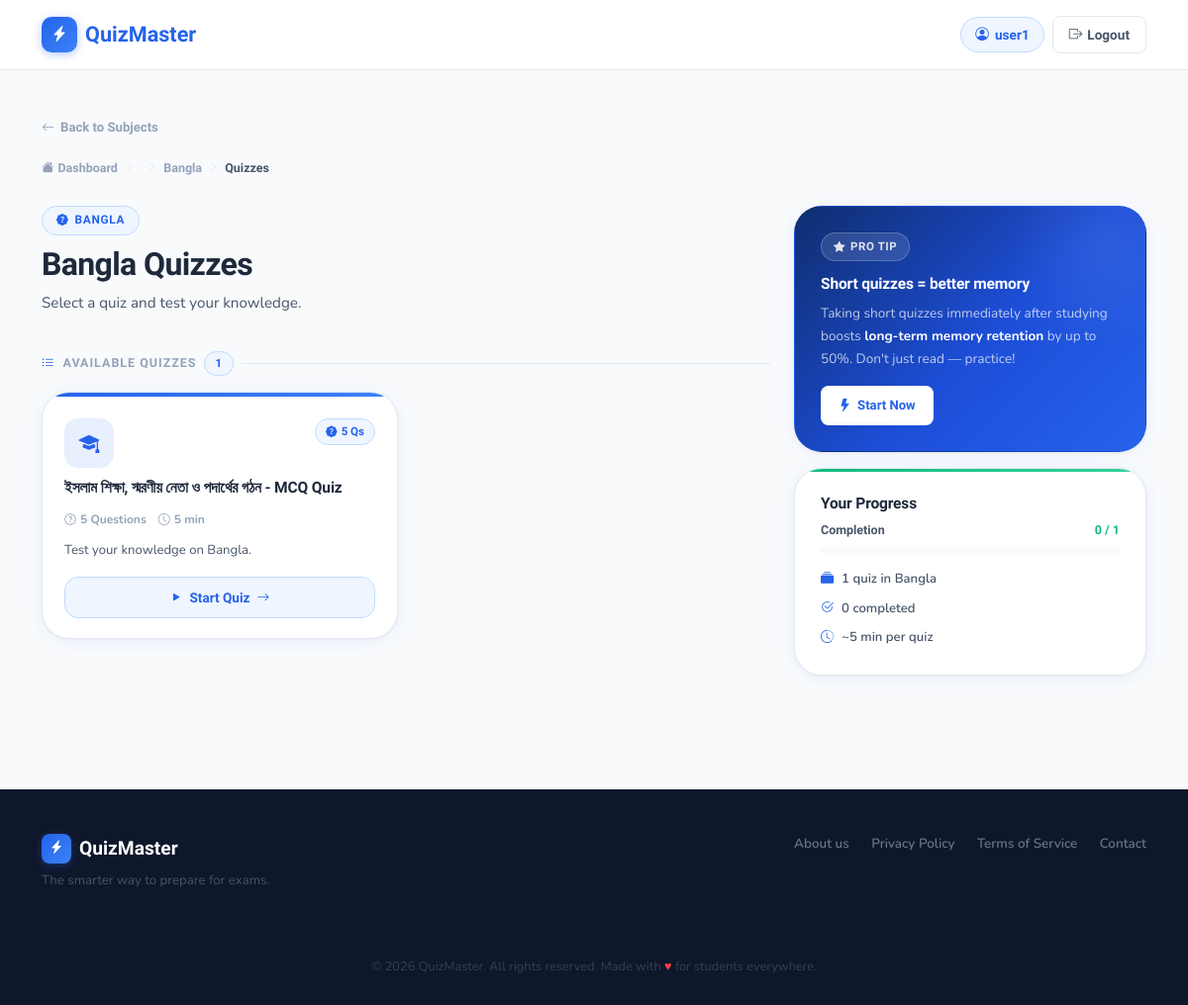
The page /subject/2/ (signed in) on the database its author committed.
### quiz/models.py (models this page shows, shortened)
class Subject(models.Model):
    name = models.CharField(max_length=100)
    class_name = models.ForeignKey(Class, on_delete=models.CASCADE)

class Quiz(models.Model):
    subject = models.ForeignKey(Subject, on_delete=models.CASCADE)
    title = models.CharField(max_length=200)
    questions_json = models.JSONField()
    created_at = models.DateTimeField(auto_now_add=True)

### quiz/views.py (the view)
# urls.py: path("subject/<int:subject_id>/", views.quizzes, name="quizzes"),
@login_required
def quizzes(request, subject_id):
    subject = get_object_or_404(Subject, id=subject_id)
    quizzes = Quiz.objects.filter(subject=subject)
    for quiz in quizzes:
        try:
            data = quiz.questions_json
            quiz.question_count = len(data.get("questions", []))
            quiz.duration_minutes = data.get("duration_minutes", 5)
        except Exception as e:
            print("JSON ERROR:", e)
            quiz.question_count = 0
            quiz.duration_minutes = 5
    return render(request, "quiz/quizzes.html", {
        "subject": subject,
        "quizzes": quizzes
    })

### quiz/templates/quiz/quizzes.html (shortened to what this page needs)
{% extends "quiz/base.html" %}
{% load static %}
{% block content %}
<section class="page-section">
  <div class="container">
    <a href="/class/{{ class.id }}/" class="back-link">
      <i class="bi bi-arrow-left"></i>Back to Subjects
    </a>
    <nav class="qm-breadcrumb" aria-label="breadcrumb">
      <a href="{% url 'dashboard' %}"><i class="bi bi-house-fill me-1"></i>Dashboard</a>
      <span class="sep"><i class="bi bi-chevron-right"></i></span>
      <span class="sep"><i class="bi bi-chevron-right"></i></span>
      <a href="/subject/{{ subject.id }}/">{{ subject.name }}</a>
      <span class="sep"><i class="bi bi-chevron-right"></i></span>
      <span class="crumb-current">Quizzes</span>
    </nav>
    <div class="row g-4">
      <div class="col-12 col-lg-8">
        <div class="page-header">
          <div class="page-header-eyebrow">
            <i class="bi bi-patch-question-fill"></i>
            {{ subject.name }}
          </div>
          <h1 class="page-header-title">{{ subject.name }} Quizzes</h1>
          <p class="page-header-sub">Select a quiz and test your knowledge.</p>
        </div>
        <div class="section-label">
          <i class="bi bi-list-ul"></i>
          Available Quizzes
          {% if quizzes %}
            <span style="font-size:0.72rem;background:var(--primary-light);color:var(--primary);border:1px solid var(--primary-mid);border-radius:100px;padding:2px 10px;font-weight:700;font-family:'Plus Jakarta Sans',sans-serif;">
              {{ quizzes|length }}
            </span>
          {% endif %}
        </div>
        {% if quizzes %}
          <div class="row g-3">
            {% for quiz in quizzes %}
            <div class="col-12 col-sm-6 quiz-card-wrap">
              <div class="quiz-card quiz-card-item" data-index="{{ forloop.counter0 }}">
                <div class="quiz-card-body">
                  <div class="quiz-card-top">
                    <div class="quiz-icon-wrap quiz-icon-item"></div>
                    <span class="quiz-q-badge">
                      <i class="bi bi-patch-question-fill"></i>
                      {{ quiz.question_count|default:0 }} Qs
                    </span>
                  </div>
                  <p class="quiz-card-title">{{ quiz.title }}</p>
                  <div class="quiz-meta-row">
                    <span>
                      <i class="bi bi-patch-question"></i>
                      {{ quiz.question_count|default:0 }} Questions
                    </span>
                    <span>
                      <i class="bi bi-clock"></i>
                      {{ quiz.duration_minutes|default:5 }} min
                    </span>
                  </div>
                  <p class="quiz-card-desc">
                    {% if quiz.description %}
                      {{ quiz.description|truncatewords:18 }}
                    {% else %}
                      Test your knowledge on {{ subject.name }}.
                    {% endif %}
                  </p>
                </div>
                <div class="quiz-card-footer">
                  <button
                    class="btn-start-quiz startQuizBtn"
                    data-id="{{ quiz.id }}"
                    data-title="{{ quiz.title }}"
                    data-questions="{{ quiz.question_count|default:0 }}"
                    data-time="{{ quiz.duration_minutes|default:5 }}"
                  >
                    <i class="bi bi-play-fill"></i>
                    Start Quiz
                    <i class="bi bi-arrow-right"></i>
                  </button>
                </div>
              </div>
            </div>
            {% endfor %}
          </div>
        {% endif %}
      </div>
      <div class="col-12 col-lg-4">
        <div class="sidebar-card sidebar-card-pro mb-3">
          <div class="pro-badge">
            <i class="bi bi-star-fill"></i> Pro Tip
          </div>
          <h3 class="sidebar-card-title">Short quizzes = better memory</h3>
          <p class="sidebar-card-body">
            Taking short quizzes immediately after studying boosts
            <strong style="color:white;">long-term memory retention</strong> by
            up to 50%. Don't just read — practice!
          </p>
          <a href="#" class="btn-sidebar" onclick="window.scrollTo({top:0,behavior:'smooth'});return false;">
            <i class="bi bi-lightning-fill"></i>Start Now
          </a>
        </div>
        <div class="sidebar-card sidebar-card-light">
          <h3 class="sidebar-card-title">Your Progress</h3>
          <div class="sidebar-progress-row">
            <span style="color:var(--text-soft);">Completion</span>
            <span style="color:var(--secondary);">{{ quizzes_completed|default:"0" }} / {{ quizzes|length }}</span>
          </div>
          <div class="sidebar-progress-bar-bg">
          </div>
          <div class="d-flex flex-column gap-2">
            <div class="sidebar-stat-mini">
              <i class="bi bi-collection-fill"></i>
              {{ quizzes|length }} quiz{{ quizzes|length|pluralize:"zes" }} in {{ subject.name }}
            </div>
            <div class="sidebar-stat-mini">
              <i class="bi bi-check2-circle"></i>
              {{ quizzes_completed|default:"0" }} completed
            </div>
            <div class="sidebar-stat-mini">
              <i class="bi bi-clock-history"></i>
              ~{{ avg_duration|default:"5" }} min per quiz
            </div>
          </div>
        </div>
      </div>
    </div>
  </div>
</section>
{% endblock %}

### quiz/templates/quiz/base.html (shortened to what this page needs)
<!DOCTYPE html>
<html lang="en">
<head>
  <link href="https://cdn.jsdelivr.net/npm/bootstrap@5.3.3/dist/css/bootstrap.min.css" rel="stylesheet" />
  <link rel="stylesheet" href="https://cdn.jsdelivr.net/npm/bootstrap-icons@1.11.3/font/bootstrap-icons.min.css" />
</head>
<body>
<nav class="navbar navbar-expand-lg qm-nav" id="mainNav">
  <div class="container">
    <a class="navbar-brand qm-brand" href="{% url 'home' %}">
      <div class="qm-brand-icon"><i class="bi bi-lightning-charge-fill"></i></div>
      QuizMaster
    </a>
    <div class="collapse navbar-collapse" id="navbarNav">
      <div class="ms-auto d-flex align-items-center nav-btns gap-2">
        {% if user.is_authenticated %}
          <span class="nav-user-chip">
            <i class="bi bi-person-circle"></i>{{ user.username }}
          </span>
          <a href="{% url 'logout' %}" class="btn-nav-logout">
            <i class="bi bi-box-arrow-right"></i>Logout
          </a>
        {% else %}
          <a href="{% url 'login' %}" class="btn-nav-login">Login</a>
          <a href="{% url 'register' %}" class="btn-nav-register">
            <i class="bi bi-person-plus-fill me-1"></i>Register Free
          </a>
        {% endif %}
      </div>
    </div>
  </div>
</nav>
<main>{% block content %}{% endblock %}</main>
<footer class="qm-footer">
  <div class="container">
    <div class="row align-items-start">
      <div class="col-12 col-md-6 mb-3 mb-md-0">
        <div class="footer-brand-row">
          <div class="qm-brand-icon" style="width:30px;height:30px;font-size:0.85rem;border-radius:8px;">
            <i class="bi bi-lightning-charge-fill"></i>
          </div>
          <span class="footer-brand-text">QuizMaster</span>
        </div>
        <p class="footer-tagline">The smarter way to prepare for exams.</p>
      </div>
      <div class="col-12 col-md-6 d-flex align-items-center justify-content-md-end">
        <div class="footer-links">
          <a href="{% url 'about' %}">About us</a>
          <a href="#">Privacy Policy</a>
          <a href="#">Terms of Service</a>
          <a href="#">Contact</a>
        </div>
      </div>
    </div>
    <hr class="footer-divider" />
    <div class="text-center">
      <p class="footer-copyright mb-0">
        &copy; {% now "Y" %} QuizMaster. All rights reserved.
        Made with <span style="color:var(--danger);">♥</span> for students everywhere.
      </p>
    </div>
  </div>
</footer>
</body>
</html>

### quiz/templates/quiz/base.html (style rules this page uses)
:root { --primary: #2563EB; --primary-hover: #1d4ed8; --primary-light: #eff6ff; --primary-mid: #bfdbfe; --secondary: #10B981; --secondary-hover:#059669; --secondary-light:#ecfdf5; --bg: #F8FAFC; --text: #1E293B; --text-soft: #475569; --text-muted: #94a3b8; --border: #e2e8f0; --white: #ffffff; --danger: #EF4444; --radius-sm: 8px; --radius-md: 14px; --radius-lg: 20px; --radius-xl: 28px; --shadow-card: 0 2px 16px rgba(37,99,235,0.07), 0 1px 4px rgba(0,0,0,0.05); --shadow-hover: 0 8px 32px rgba(37,99,235,0.13), 0 2px 8px rgba(0,0,0,0.06); --shadow-btn: 0 4px 14px rgba(37,99,235,0.30); }
*, *::before, *::after { box-sizing: border-box; }
html { scroll-behavior: smooth; }
body { background: var(--bg); color: var(--text); font-family: 'Nunito', sans-serif; font-size: 1rem; line-height: 1.65; overflow-x: hidden; }
h1,h2,h3,h4,h5,h6 { font-family: 'Plus Jakarta Sans', sans-serif; color: var(--text); line-height: 1.2; letter-spacing: -0.02em; }
a { text-decoration: none; color: var(--primary); }
.qm-nav { background: rgba(255,255,255,0.92); backdrop-filter: blur(14px); -webkit-backdrop-filter: blur(14px); border-bottom: 1px solid var(--border); padding: 0.75rem 0; position: sticky; top: 0; z-index: 1050; transition: box-shadow 0.3s; }
.qm-brand { font-family: 'Plus Jakarta Sans', sans-serif; font-weight: 800; font-size: 1.35rem; color: var(--primary) !important; display: flex; align-items: center; gap: 0.5rem; }
.qm-brand-icon { width: 36px; height: 36px; background: linear-gradient(135deg, var(--primary), #3b82f6); border-radius: 10px; display: flex; align-items: center; justify-content: center; color: white; font-size: 1rem; flex-shrink: 0; box-shadow: 0 2px 8px rgba(37,99,235,0.35); }
.nav-user-chip { display: inline-flex; align-items: center; gap: 6px; background: var(--primary-light); color: var(--primary); border: 1.5px solid var(--primary-mid); padding: 6px 14px; border-radius: 100px; font-size: 0.85rem; font-weight: 700; font-family: 'Plus Jakarta Sans', sans-serif; }
.btn-nav-logout { background: transparent; color: var(--text-soft); border: 1.5px solid var(--border); padding: 7px 16px; border-radius: var(--radius-sm); font-weight: 600; font-size: 0.85rem; transition: all 0.2s; font-family: 'Plus Jakarta Sans', sans-serif; display: inline-flex; align-items: center; gap: 5px; }
.qm-footer { background: #0f172a; padding: 44px 0 28px; }
.footer-brand-row { display: flex; align-items: center; gap: 0.5rem; margin-bottom: 0.4rem; }
.footer-brand-text { font-family: 'Plus Jakarta Sans', sans-serif; font-size: 1.2rem; font-weight: 800; color: white; }
.footer-tagline { color: #475569; font-size: 0.83rem; }
.footer-divider { border-color: #1e293b; margin: 1.5rem 0; }
.footer-links { display: flex; flex-wrap: wrap; gap: 0.2rem 1.4rem; align-items: center; justify-content: flex-end; }
.footer-links a { color: #64748b; font-size: 0.84rem; font-weight: 600; transition: color 0.2s; }
.footer-copyright { color: #334155; font-size: 0.8rem; }

### rows shown on the page
Subject: name "Bangla", name "BANGLA"
Quiz: question_count "5", title "ইসলাম শিক্ষা, স্মরণীয় নেতা ও পদার্থের গঠন - MCQ Quiz", duration_minutes "5"

### other values the page prints
{{ user.username }} "user1"
{{ quizzes|length }} "1"
{{ quizzes_completed|default:"0" }} "0"
{{ avg_duration|default:"5" }} "5"
